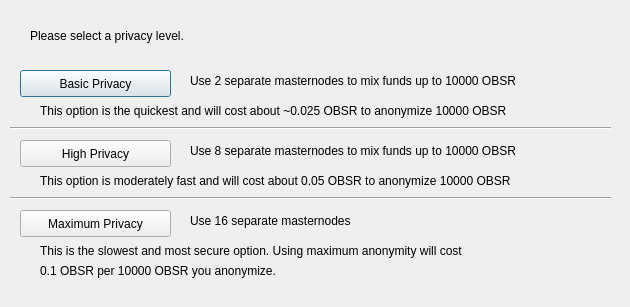
<?xml version="1.0" encoding="UTF-8"?>
<ui version="4.0">
 <class>ObfuscationConfig</class>
 <widget class="QDialog" name="ObfuscationConfig">
  <property name="geometry">
   <rect>
    <x>0</x>
    <y>0</y>
    <width>630</width>
    <height>307</height>
   </rect>
  </property>
  <property name="windowTitle">
   <string>Configure Obfuscation</string>
  </property>
  <widget class="QPushButton" name="buttonBasic">
   <property name="geometry">
    <rect>
     <x>20</x>
     <y>70</y>
     <width>151</width>
     <height>27</height>
    </rect>
   </property>
   <property name="text">
    <string>Basic Privacy</string>
   </property>
  </widget>
  <widget class="QPushButton" name="buttonHigh">
   <property name="geometry">
    <rect>
     <x>20</x>
     <y>140</y>
     <width>151</width>
     <height>27</height>
    </rect>
   </property>
   <property name="text">
    <string>High Privacy</string>
   </property>
  </widget>
  <widget class="QPushButton" name="buttonMax">
   <property name="geometry">
    <rect>
     <x>20</x>
     <y>210</y>
     <width>151</width>
     <height>27</height>
    </rect>
   </property>
   <property name="text">
    <string>Maximum Privacy</string>
   </property>
  </widget>
  <widget class="QLabel" name="label">
   <property name="geometry">
    <rect>
     <x>30</x>
     <y>20</y>
     <width>571</width>
     <height>31</height>
    </rect>
   </property>
   <property name="text">
    <string>Please select a privacy level.</string>
   </property>
  </widget>
  <widget class="QLabel" name="label_2">
   <property name="geometry">
    <rect>
     <x>190</x>
     <y>70</y>
     <width>421</width>
     <height>21</height>
    </rect>
   </property>
   <property name="text">
    <string>Use 2 separate masternodes to mix funds up to 10000 OBSR</string>
   </property>
  </widget>
  <widget class="QLabel" name="label_3">
   <property name="geometry">
    <rect>
     <x>190</x>
     <y>140</y>
     <width>411</width>
     <height>21</height>
    </rect>
   </property>
   <property name="text">
    <string>Use 8 separate masternodes to mix funds up to 10000 OBSR</string>
   </property>
  </widget>
  <widget class="QLabel" name="label_4">
   <property name="geometry">
    <rect>
     <x>190</x>
     <y>210</y>
     <width>421</width>
     <height>21</height>
    </rect>
   </property>
   <property name="text">
    <string>Use 16 separate masternodes</string>
   </property>
  </widget>
  <widget class="QLabel" name="label_6">
   <property name="geometry">
    <rect>
     <x>40</x>
     <y>100</y>
     <width>561</width>
     <height>21</height>
    </rect>
   </property>
   <property name="text">
    <string>This option is the quickest and will cost about ~0.025 OBSR to anonymize 10000 OBSR</string>
   </property>
  </widget>
  <widget class="QLabel" name="label_7">
   <property name="geometry">
    <rect>
     <x>40</x>
     <y>170</y>
     <width>561</width>
     <height>21</height>
    </rect>
   </property>
   <property name="text">
    <string>This option is moderately fast and will cost about 0.05 OBSR to anonymize 10000 OBSR</string>
   </property>
  </widget>
  <widget class="QLabel" name="label_8">
   <property name="geometry">
    <rect>
     <x>40</x>
     <y>240</y>
     <width>561</width>
     <height>21</height>
    </rect>
   </property>
   <property name="text">
    <string>This is the slowest and most secure option. Using maximum anonymity will cost</string>
   </property>
  </widget>
  <widget class="QLabel" name="label_9">
   <property name="geometry">
    <rect>
     <x>40</x>
     <y>260</y>
     <width>561</width>
     <height>21</height>
    </rect>
   </property>
   <property name="text">
    <string>0.1 OBSR per 10000 OBSR you anonymize.</string>
   </property>
  </widget>
  <widget class="Line" name="line">
   <property name="geometry">
    <rect>
     <x>10</x>
     <y>120</y>
     <width>601</width>
     <height>16</height>
    </rect>
   </property>
   <property name="orientation">
    <enum>Qt::Horizontal</enum>
   </property>
  </widget>
  <widget class="Line" name="line_2">
   <property name="geometry">
    <rect>
     <x>10</x>
     <y>190</y>
     <width>601</width>
     <height>16</height>
    </rect>
   </property>
   <property name="orientation">
    <enum>Qt::Horizontal</enum>
   </property>
  </widget>
 </widget>
 <resources/>
 <connections/>
</ui>
